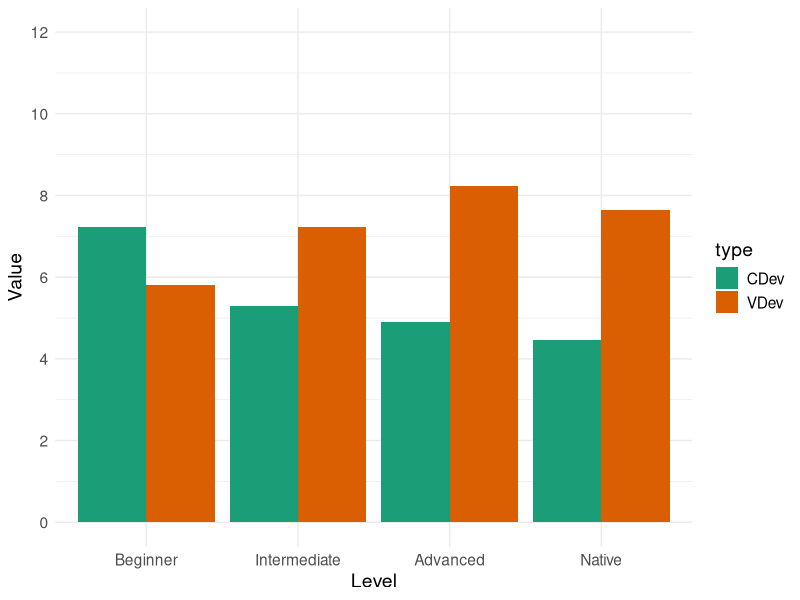
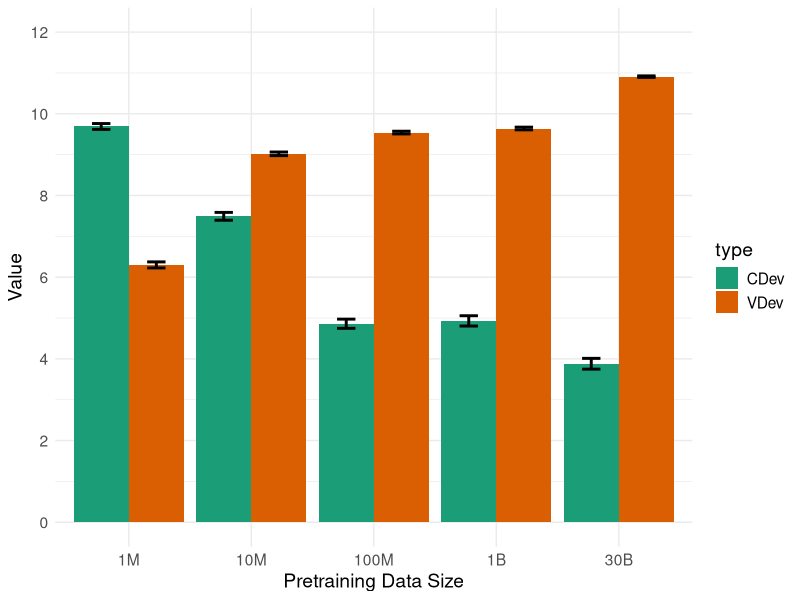
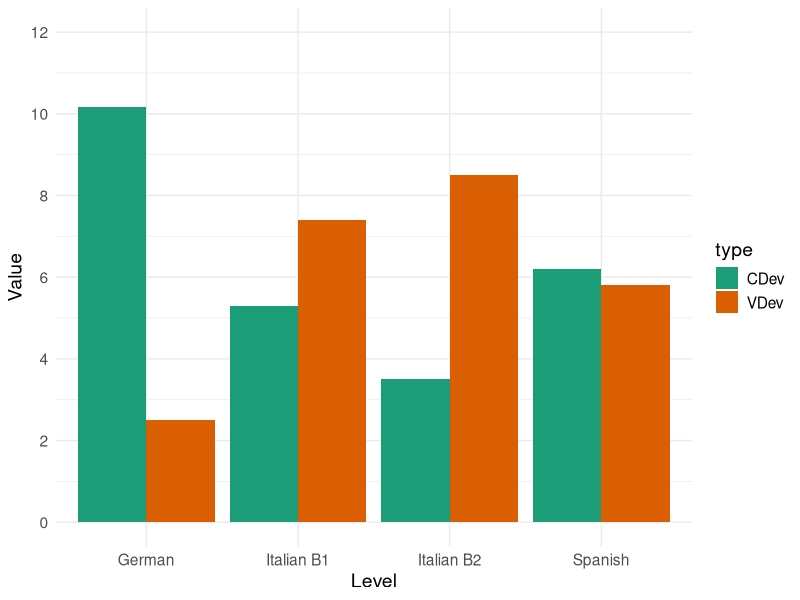
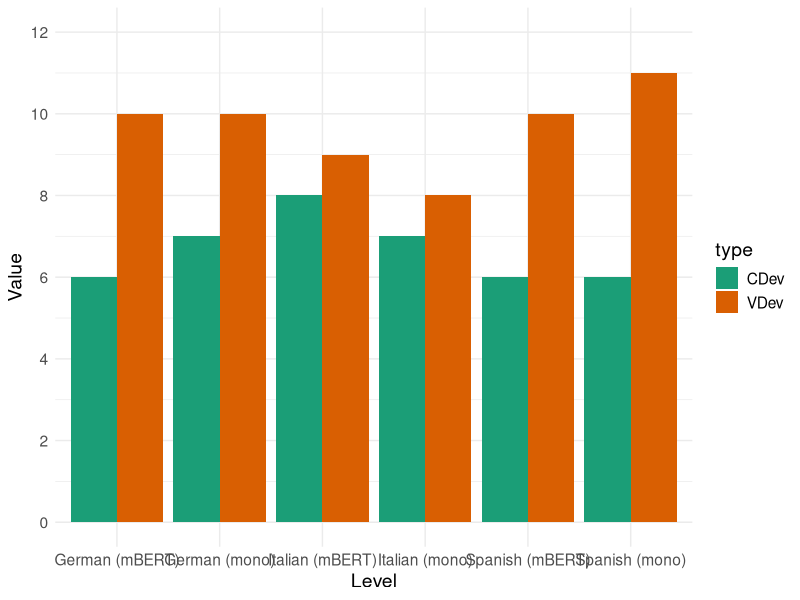
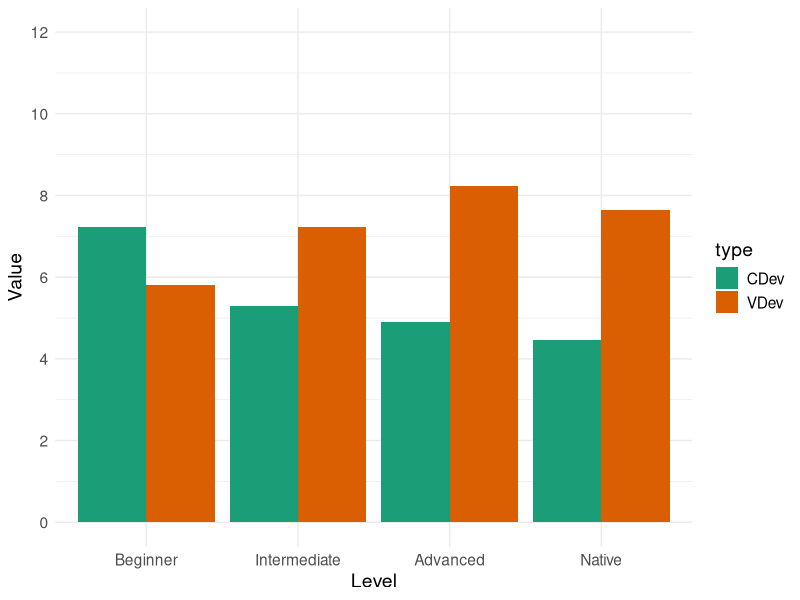
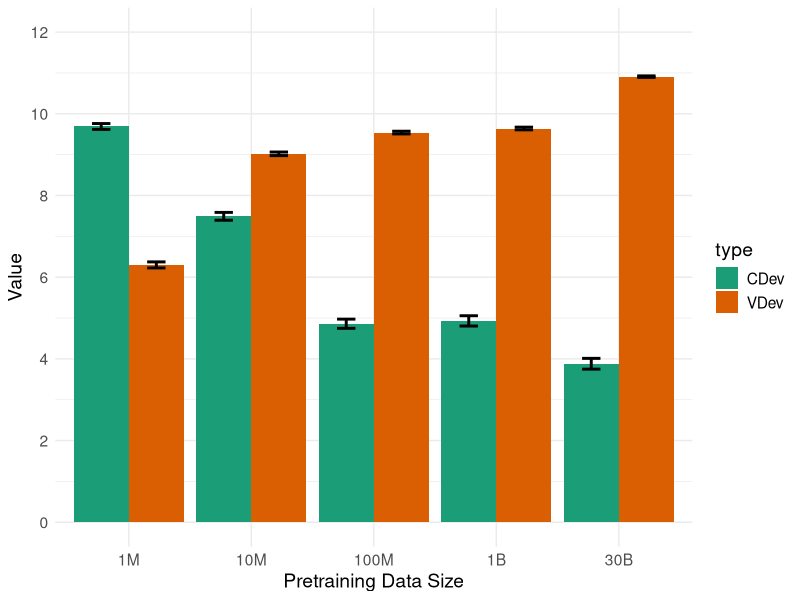
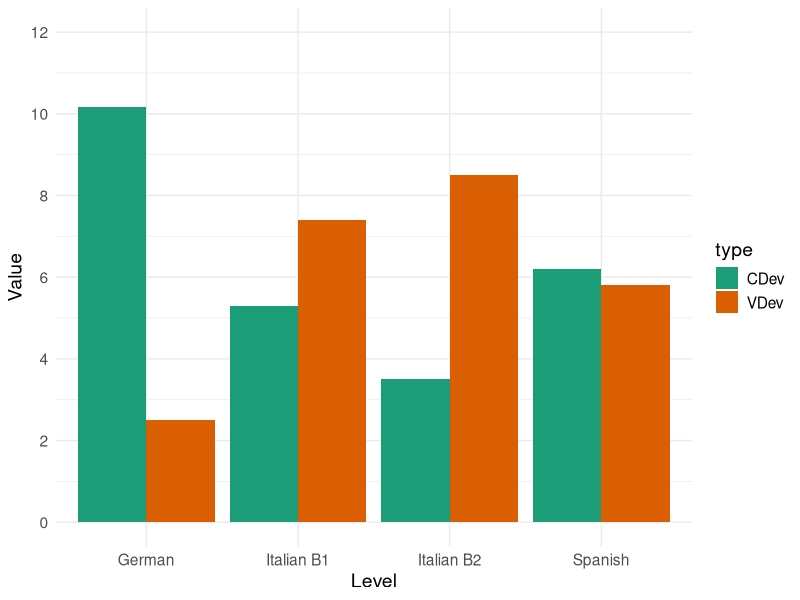
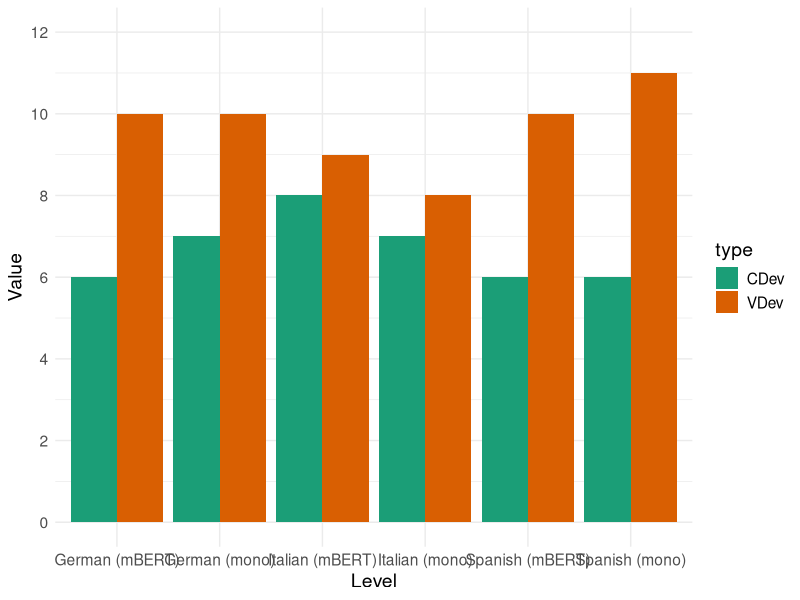

Source code (R) for these figures, in order:
library(tidyverse)
library(ggplot2)


# Left half of fig:human-lm-sorting-deviation
human_results_df = data.frame(
  Level=c("Beginner", "Intermediate", "Advanced", "Native"),
  CDev=c(7.239, 5.290, 4.909, 4.45),
  VDev=c(5.804, 7.226, 8.242, 7.65)
) %>%
  mutate(Level=factor(Level, levels=Level))

human_results_df %>%
  gather(type, Value, CDev, VDev) %>%
  ggplot(aes(x=Level, y=Value, fill=type)) +
    geom_bar(position="dodge", stat="identity") +
    scale_y_continuous(breaks=c(0, 2, 4, 6, 8, 10, 12), limits=c(0, 12)) +
    scale_fill_brewer(palette="Dark2") +
    theme_minimal() +
    theme(text = element_text(size=14))

ggsave("sentence-sorting-human.pdf", width=6, height=4.5)


# Right half of fig:human-lm-sorting-deviation
lm_results_df = data.frame(
  Level=c("1M", "10M", "100M", "1B", "30B"),
  CDev=c(9.690, 7.490, 4.860, 4.930, 3.880),
  VDev=c(6.300, 9.020, 9.540, 9.640, 10.910),
  CI_CDev=c(0.072, 0.096, 0.113, 0.126, 0.132),
  CI_VDev=c(0.074, 0.044, 0.033, 0.033, 0.018)
) %>%
  mutate(Level=factor(Level, levels=Level))

lm_results_df %>%
  gather(type, Value, CDev, VDev) %>%
  mutate(ci=if_else(type == "CDev", CI_CDev, CI_VDev)) %>%
  ggplot(aes(x=Level, y=Value, fill=type)) +
    geom_bar(position="dodge", stat="identity") +
    scale_y_continuous(breaks=c(0, 2, 4, 6, 8, 10, 12), limits=c(0, 12)) +
    xlab("Pretraining Data Size") +
    geom_errorbar(aes(ymin=Value-ci, ymax=Value+ci),
                  position=position_dodge(0.9), width=0.3, size=1) +
    scale_fill_brewer(palette="Dark2") +
    theme_minimal() +
    theme(text = element_text(size=14))

ggsave("sentence-sorting-lm.pdf", width=6, height=4.5)


# Left half of fig:multilang-sorting
multilang_human_df = data.frame(
  Level=c("German", "Italian B1", "Italian B2", "Spanish"),
  CDev=c(10.175, 5.3, 3.5, 6.194),
  VDev=c(2.5, 7.4, 8.5, 5.806)
) %>%
  mutate(Level=factor(Level, levels=Level))

multilang_human_df %>%
  gather(type, Value, CDev, VDev) %>%
  ggplot(aes(x=Level, y=Value, fill=type)) +
    geom_bar(position="dodge", stat="identity") +
    scale_y_continuous(breaks=c(0, 2, 4, 6, 8, 10, 12), limits=c(0, 12)) +
    scale_fill_brewer(palette="Dark2") +
    theme_minimal() +
    theme(text = element_text(size=14))

ggsave("multilang-sorting-human.pdf", width=6, height=4.5)


# Right half of fig:multilang-sorting
multilang_lm_df = data.frame(
  Level=c("German (mBERT)", "German (mono)", "Italian (mBERT)", "Italian (mono)",
          "Spanish (mBERT)", "Spanish (mono)"),
  CDev=c(6, 7, 8, 7, 6, 6),
  VDev=c(10, 10, 9, 8, 10, 11)
) %>%
  mutate(Level=factor(Level, levels=Level))

multilang_lm_df %>%
  gather(type, Value, CDev, VDev) %>%
  ggplot(aes(x=Level, y=Value, fill=type)) +
    geom_bar(position="dodge", stat="identity") +
    scale_y_continuous(breaks=c(0, 2, 4, 6, 8, 10, 12), limits=c(0, 12)) +
    scale_fill_brewer(palette="Dark2") +
    theme_minimal() +
    theme(text = element_text(size=14))

ggsave("multilang-sorting-lm.pdf", width=6, height=4.5)
